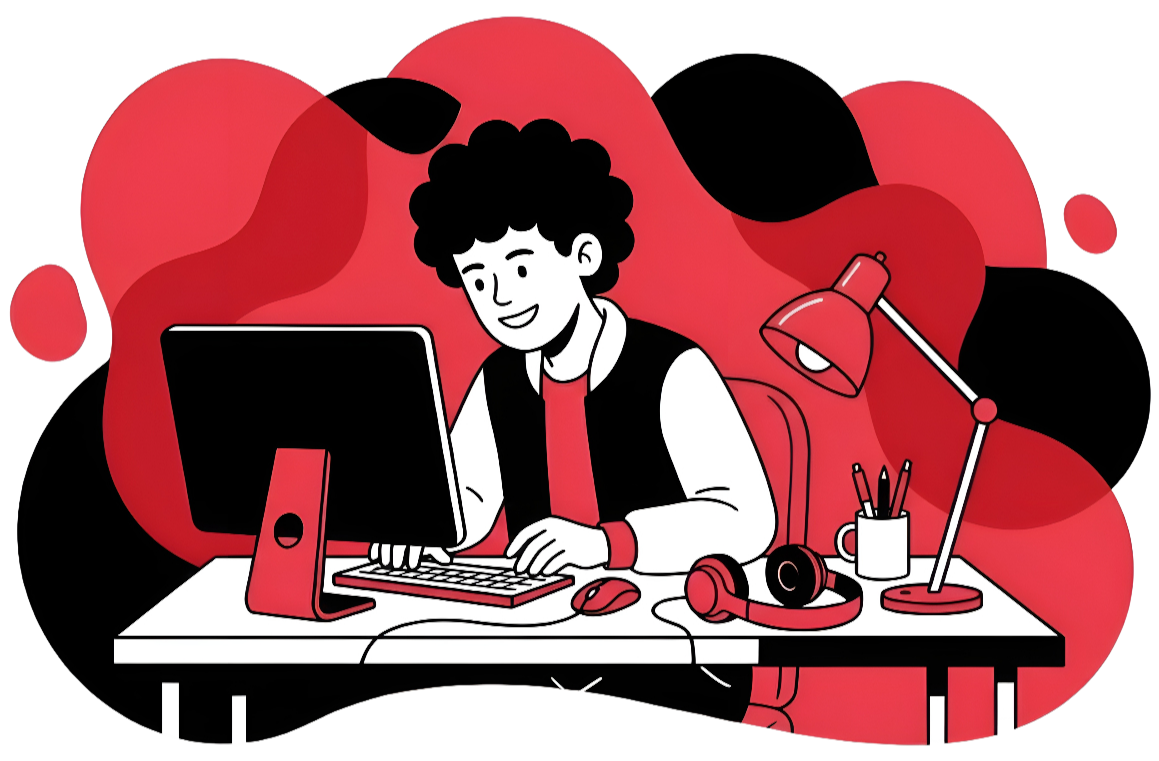
#> input picture src/lib/assets/landing.png, 1159 x 761 px, given as the content of the folder ../../src/lib/assets/landing.png/frames, which was not available
$ python export-scena.py ../../src/lib/assets/landing.png
#> lines starting #> are read from the running program, lines starting #| are printed output that depends on the picture; after the words box and inside, x2 and y2 are one past the last pixel; in counts of white or black regions, pixels touching at a corner belong together; pictures that were not available may be replaced by others from this repository, and a replacement may not be noted
# Turns the renders of scena.py into what the landing page shows.
# Run: python3 scripts/landing/export-scena.py <out dir of scena.py>   (needs Pillow, numpy, cwebp and ffmpeg)
# The still becomes public/landing/scena.webp. The frames become scena.webm (VP9 with alpha,
# for Chrome and Firefox) and scena.mov (HEVC with alpha, for Safari), with a key frame where
# the loop starts, so the film can jump back there. As on the subject cards, the ground only
# catches the shadows, which are made lighter here and fade out towards the edges.
import sys, os, glob, subprocess, tempfile
import numpy as np
from PIL import Image

SRC = sys.argv[1]
OUT = os.path.join(os.path.dirname(os.path.abspath(__file__)), '..', '..', 'public', 'landing')
INTRO = 40  # frames before the loop, as in scena.py
os.makedirs(OUT, exist_ok=True)


def clean(src, dst):
#> called with src = '_only/landing.png'
	a = np.asarray(Image.open(src).convert('RGBA')).astype(np.float32) / 255
	h, w = a.shape[:2]
#> h = 761; w = 1159
	y, x = np.mgrid[0:h, 0:w]
	# the ground reaches the edges of the picture: its shadows fade out before they do
	edge = np.minimum(np.minimum(x, w - 1 - x) / (0.16 * w), np.minimum(y, h - 1 - y) / (0.2 * h))
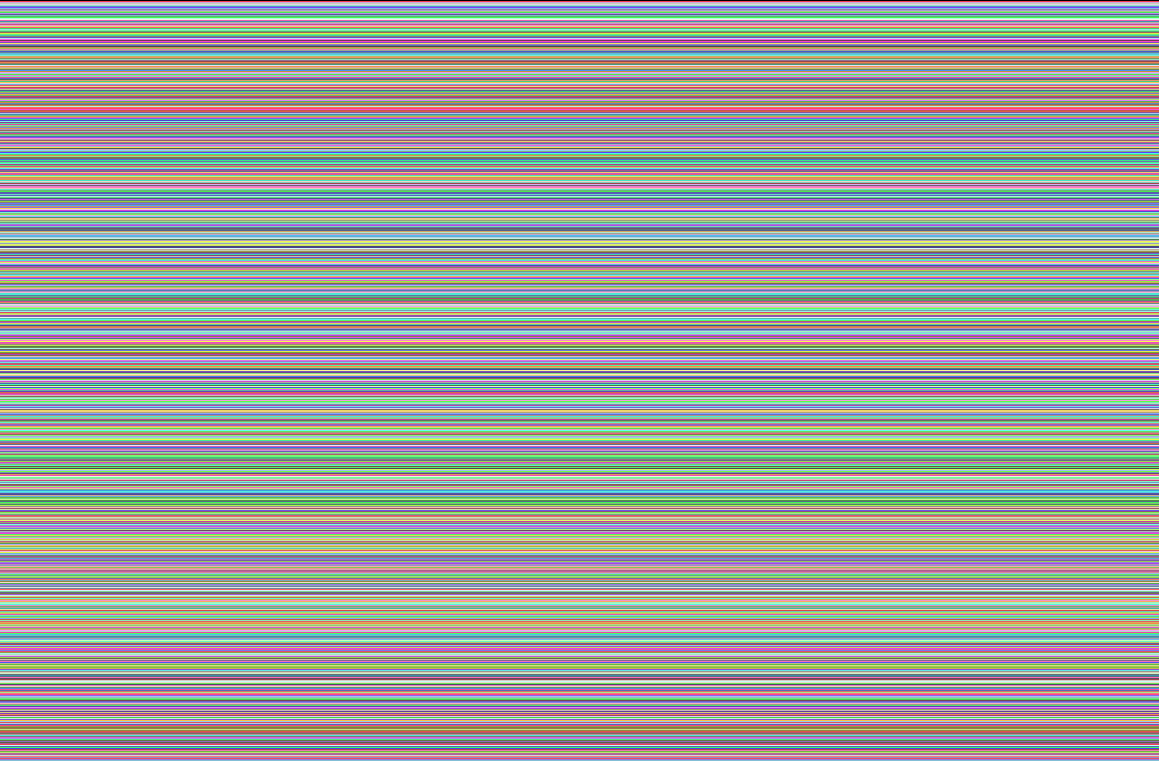
#> y: shape (761, 1159) int64; 761 distinct labels, from 0 to 760; one colour per label, 0 black
	fade = np.clip(edge, 0, 1) ** 1.5
	alpha = a[..., 3]
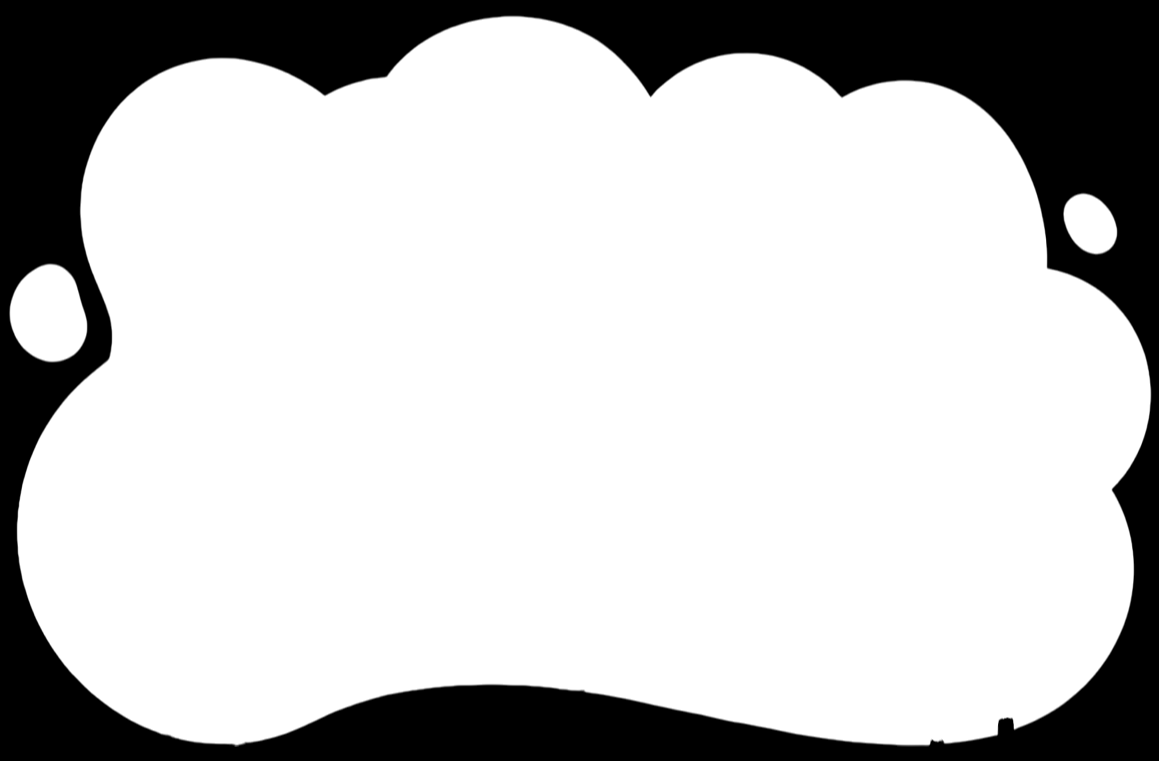
#> alpha: shape (761, 1159) float32; min 0, max 1, mean 0.766
	shadow = (a[..., :3].max(axis=2) < 0.08) & (alpha < 0.97)
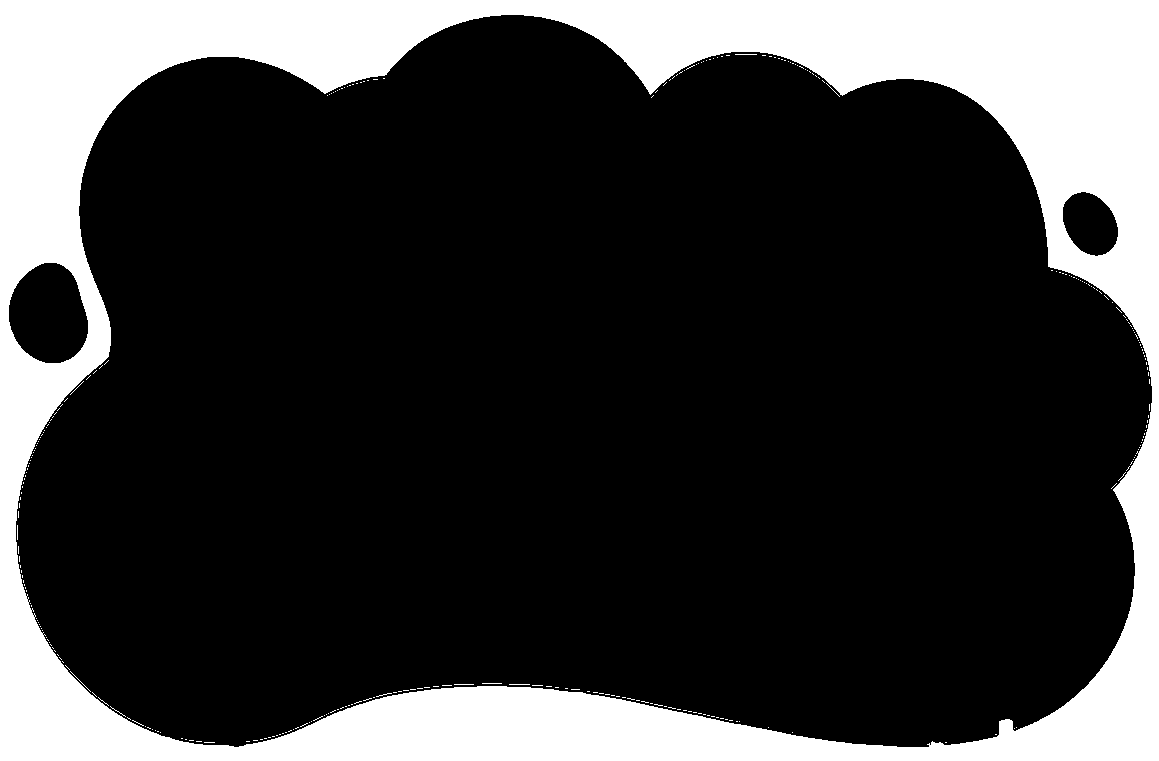
#> shadow: shape (761, 1159) bool; 23% white; 286 white regions (280 under 20 px), largest, box (x1, y1, x2, y2) and area: (0, 0, 1159, 761) 201502, (735, 54, 757, 55) 22, (70, 671, 91, 692) 21, (509, 684, 530, 685) 21, (482, 683, 502, 684) 20, (454, 684, 474, 685) 20
	a[..., 3] = np.where(shadow, alpha * fade * 0.7, alpha)
	Image.fromarray((a * 255).round().astype(np.uint8)).save(dst)
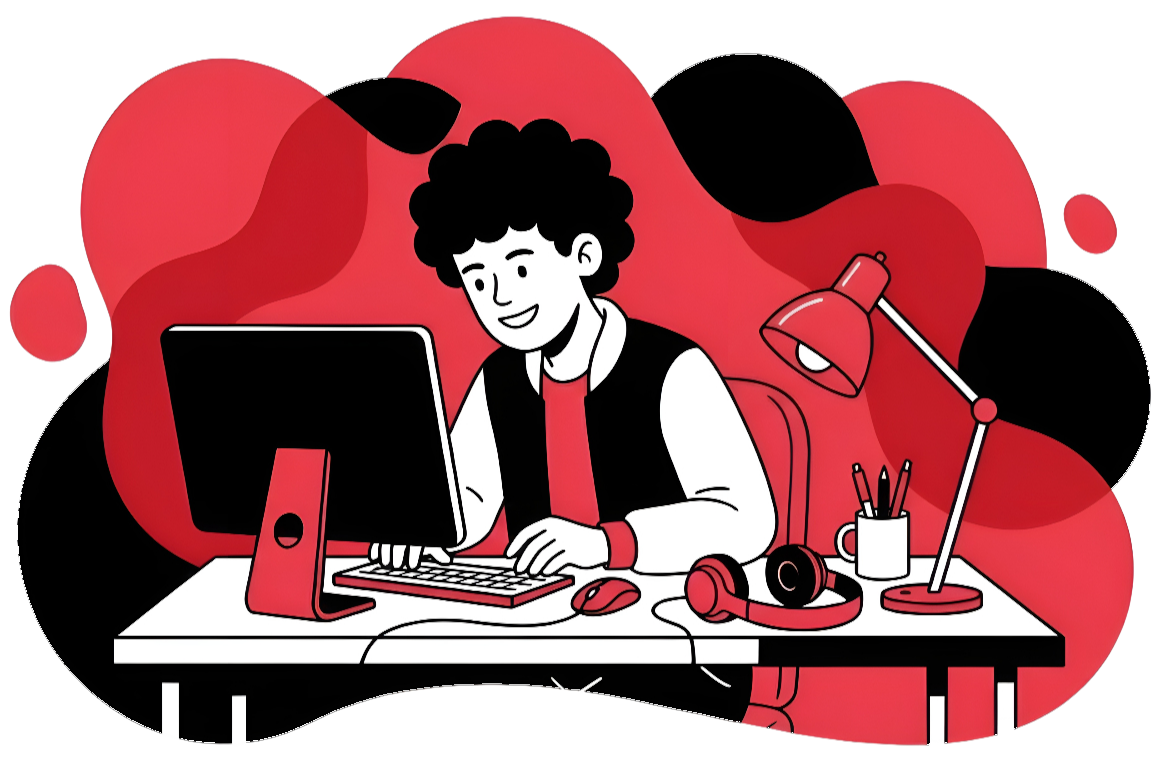
#> saved as 0000.png: PIL image 1159x761 RGBA; mean R, G, B, A 109.6, 50, 54.5, 195.2; transparent parts drawn white


still = os.path.join(SRC, 'scena.png')
if os.path.exists(still):
	with tempfile.NamedTemporaryFile(suffix='.png') as t:
		clean(still, t.name)
		subprocess.run(['cwebp', '-quiet', '-q', '86', '-alpha_q', '92', '-resize', '2400', '0', t.name, '-o', os.path.join(OUT, 'scena.webp')], check=True)
	print('still')
frames = sorted(glob.glob(os.path.join(SRC, 'frames', '*.png')))
if frames:
	with tempfile.TemporaryDirectory() as tmp:
		for k, f in enumerate(frames):
			clean(f, os.path.join(tmp, f'{k:04d}.png'))
		src = ['ffmpeg', '-y', '-loglevel', 'error', '-framerate', '30', '-i', os.path.join(tmp, '%04d.png'), '-an']
		key = ['-force_key_frames', f'{INTRO / 30:.4f}']
		subprocess.run(src + key + ['-c:v', 'libvpx-vp9', '-pix_fmt', 'yuva420p', '-b:v', '0', '-crf', '30', '-auto-alt-ref', '0', os.path.join(OUT, 'scena.webm')], check=True)
#> (this line was passed over: subprocess is not available in this run)
		subprocess.run(src + key + ['-c:v', 'hevc_videotoolbox', '-allow_sw', '1', '-alpha_quality', '0.8', '-q:v', '60', '-vtag', 'hvc1', '-pix_fmt', 'bgra', os.path.join(OUT, 'scena.mov')], check=True)
#> (this line was passed over: subprocess is not available in this run)
	print('film', len(frames), 'frames')
